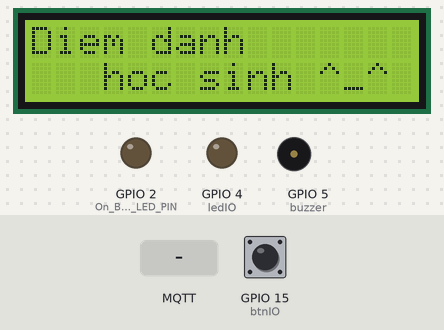
The sketch below on a simulated ESP32. Shown: 16×2 character LCD, output pins drawn as LEDs (lit = HIGH), buzzer (waves = sounding, pin HIGH). Inputs (shaded band) come from the test bench; at power-on: GPIO 15 (btnIO) HIGH. WiFi joins after 1.5 s; servers stay silent unless stated; random numbers use the default seed unless the sketch sets one; no MQTT or app messages arrive unless stated; what the sketch prints to the serial monitor is not drawn.

Above: at 2.8 s.
2.9 s: MQTT message "1" arrives on the first subscribed topic
At 4.0 s:
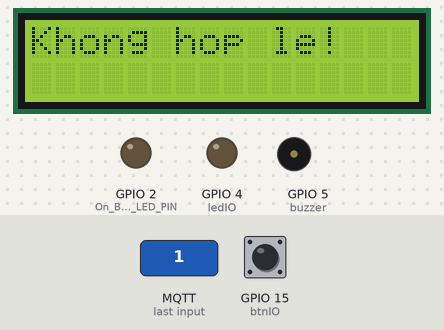
5.9 s: MQTT message "success" arrives on the first subscribed topic
At 6.9 s:
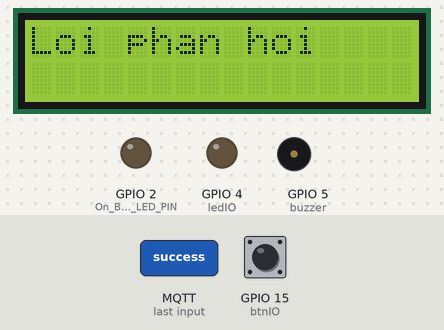
8.9 s: GPIO 15 (btnIO) pulled LOW for 0.15 s
At 9.9 s:
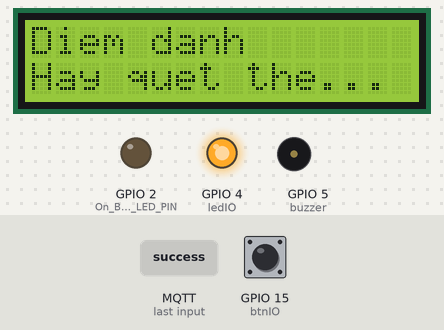
10.5 s: MQTT message "on" arrives on the first subscribed topic
At 11.0 s:
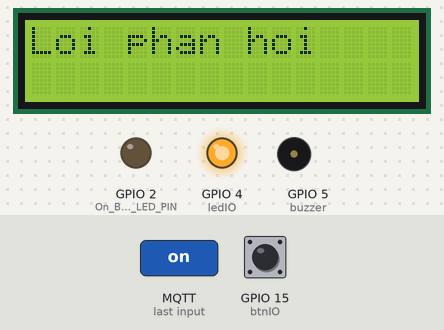
15.0 s: MQTT message "0" arrives on the first subscribed topic
At 17.0 s:
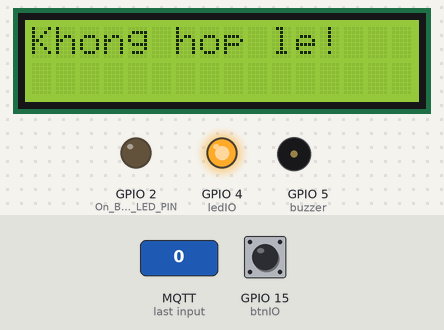
Timing chart, 0 to 18.5 s (numbered marks = the images above; inputs shaded):
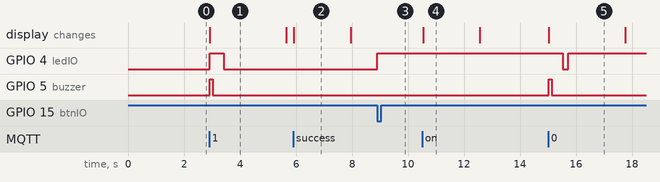

The sketch:

esp32.ino
```cpp
#include <SPI.h>
#include <MFRC522.h>
#include <WiFi.h>
#include <WiFiClientSecure.h>
#include <PubSubClient.h>
#include <ArduinoJson.h>
#include <LiquidCrystal_I2C.h>

// Pin cấu hình cho RFID
#define SS_PIN 16
#define RST_PIN 17
#define On_Board_LED_PIN 2
MFRC522 rfid(SS_PIN, RST_PIN);

int runMode=2;
const int btnIO = 15;
bool btnIOState = HIGH;
unsigned long timeDelay=millis();
unsigned long timeDelay2=millis();
bool InOutState=0; //0: vào, 1:ra
const int ledIO = 4;
const int buzzer = 5;

//Khai bao man hinh LCD 16x02
LiquidCrystal_I2C lcd(0x27, 16, 2);

// WiFi
const char* ssid = "iPhone";
const char* password = "14112004";

// HiveMQ MQTT
const char* mqtt_server = "81c1b84919354c788e2869c85d29a2ec.s1.eu.hivemq.cloud";
const int mqtt_port = 8883;
const char* mqtt_username = "diemDanh";
const char* mqtt_password = "diemDanh1234";

// WiFi & MQTT client
WiFiClientSecure espClient;
PubSubClient client(espClient);

// UID string
String uidString;

void setup_wifi() {
  delay(10);
  Serial.println();
  Serial.print("Đang kết nối WiFi: ");
  Serial.println(ssid);

  WiFi.begin(ssid, password);
  while (WiFi.status() != WL_CONNECTED) {
    delay(500);
    Serial.print(".");
  }

  Serial.println("\nWiFi đã kết nối");
  Serial.print("IP: ");
  Serial.println(WiFi.localIP());
}

void reconnect_mqtt() {
  while (!client.connected()) {
    Serial.print("Đang kết nối MQTT...");
    String clientID = "ESP32Client-" + String(random(0xffff), HEX);

    if (client.connect(clientID.c_str(), mqtt_username, mqtt_password)) {
      Serial.println("MQTT đã kết nối");

      client.subscribe("rfid/response");
    } else {
      Serial.print("Lỗi kết nối, mã: ");
      Serial.print(client.state());
      Serial.println(" | Thử lại sau 5 giây...");
      delay(5000);
    }
  }
}

void beep(int n, int d){
  for(int i=0;i<n;i++){
    digitalWrite(buzzer,HIGH);
    delay(d);
    digitalWrite(buzzer,LOW);
    delay(d);
  }
}


void callback(char* topic, byte* payload, unsigned int length) {
  String message;
  for (int i = 0; i < length; i++) {
    message += (char)payload[i];
  }

  Serial.println("Phản hồi từ server:");
  Serial.println(message);

  StaticJsonDocument<256> doc;
  DeserializationError error = deserializeJson(doc, message);

  if (!error) {
    String status = doc["status"];
    String name = doc["name"] | "N/A";
    String RFID = doc["RFID"] | "N/A";

    lcd.clear();
    lcd.setCursor(0, 0);

    if (status == "success") {
      Serial.println("Thành công: " + name);

      lcd.print(String("Xin chao,      ") + (InOutState ? "R" : "V"));
      lcd.setCursor(0, 1);
      lcd.print(name);

      // Bật đèn và còi báo thành công
      digitalWrite(ledIO, HIGH);
      beep(2, 150);
      delay(500);
      digitalWrite(ledIO, LOW);
      delay(200);
      digitalWrite(ledIO, InOutState);
    } else {
      Serial.println("Thất bại");

      lcd.print("Khong hop le!");

      // Nháy đèn chậm và 1 tiếng bíp ngắn
      digitalWrite(ledIO, HIGH);
      beep(1, 100);
      delay(300);
      digitalWrite(ledIO, LOW);
      delay(200);
      digitalWrite(ledIO, InOutState);
    }
  } else {
    Serial.println("Lỗi khi đọc phản hồi JSON");

    lcd.clear();
    lcd.setCursor(0, 0);
    lcd.print("Loi phan hoi");
  }
  delay(2000);
  lcd.clear();
  lcd.setCursor(0 ,0);
  lcd.print("Diem danh");
  lcd.setCursor(0, 1);
  lcd.print("Hay quet the...");
}

bool publishMessage(const char* topic, const char* payload, bool retained) {
  if (client.publish(topic, payload, retained)) {
    Serial.println("Gửi MQTT thành công");
    return true;
  } else {
    Serial.println("Gửi MQTT thất bại");
    return false;
  }
}

void setup() {
  Serial.begin(115200);
  pinMode(buzzer,OUTPUT);
  digitalWrite(buzzer,LOW);
  pinMode(btnIO,INPUT_PULLUP);
  pinMode(ledIO,OUTPUT);
  pinMode(On_Board_LED_PIN,OUTPUT);
  Wire.begin(13, 14);
  lcd.init();
  lcd.backlight();

  lcd.setCursor(0, 0);
  lcd.print("Diem danh");
  lcd.setCursor(3, 1);
  lcd.print("hoc sinh ^_^");

  SPI.begin();
  rfid.PCD_Init();

  setup_wifi();

  espClient.setInsecure();
  client.setServer(mqtt_server, mqtt_port);
  client.setCallback(callback);
}

void loop() {
  if (!client.connected()) {
    reconnect_mqtt();
  }
  client.loop();

  if(digitalRead(btnIO)==LOW){
    if(btnIOState==HIGH){
      if(millis()-timeDelay>500){
        //Thực hiện lệnh
        InOutState = !InOutState;
        digitalWrite(ledIO,InOutState);
        timeDelay=millis();
      }
      btnIOState=LOW;
    }
  }else{
    btnIOState=HIGH;
  }

  // Kiểm tra có thẻ mới không
  if (!rfid.PICC_IsNewCardPresent() || !rfid.PICC_ReadCardSerial()) {
    return;
  }

  // Lấy UID
  uidString = "";
  for (byte i = 0; i < rfid.uid.size; i++) {
    uidString += String(rfid.uid.uidByte[i] < 0x10 ? "0" : "");
    uidString += String(rfid.uid.uidByte[i], HEX);
  }
  uidString.toUpperCase();

  DynamicJsonDocument doc(1024);
  doc["id"]= uidString;
  doc["state"]= InOutState? "R" : "V";
  char mqtt_message[128];
  serializeJson(doc,mqtt_message);
  Serial.println(String("Data: ") + mqtt_message);
  publishMessage("rfid/check", mqtt_message, true);

  delay(2000); // tránh lặp lại UID nhiều lần
}
```

Measured:
- after the input at 2.9 s, GPIO 4 (ledIO): LOW → HIGH at once, → LOW 0.50 s later; GPIO 5 (buzzer): LOW → HIGH at once, → LOW 0.10 s later; the display: changes at once (image 1)
- after the input at 5.9 s, the display: changes at once (image 2)
- after the input at 8.9 s, GPIO 4 (ledIO): LOW → HIGH at once
- after the input at 10.5 s, the display: changes at once (image 4)
- after the input at 15.0 s, GPIO 4 (ledIO): HIGH → LOW after 0.53 s, → HIGH 0.20 s later; GPIO 5 (buzzer): LOW → HIGH at once, → LOW 0.10 s later; the display: changes at once (image 5)
- what the display in image 1 shows lasts 2.8 s, from 2.9 s to 5.7 s
- what the display in image 2 shows lasts 2.0 s, from 5.9 s to 7.9 s
